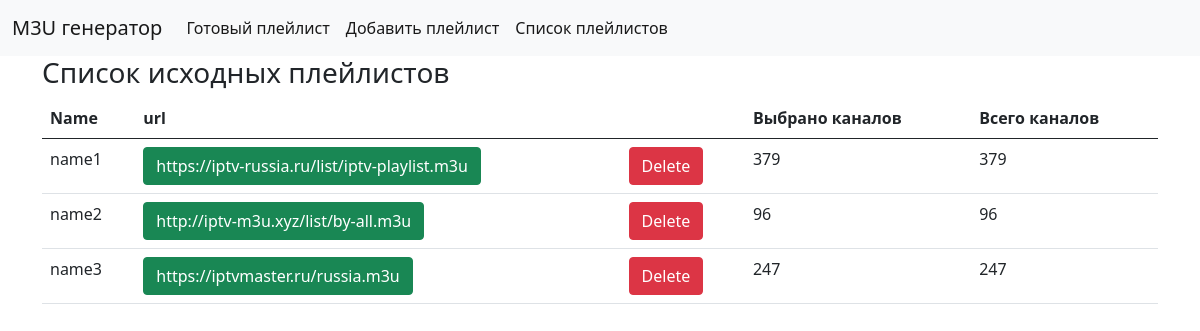
The page /list/ on the database as committed earlier.
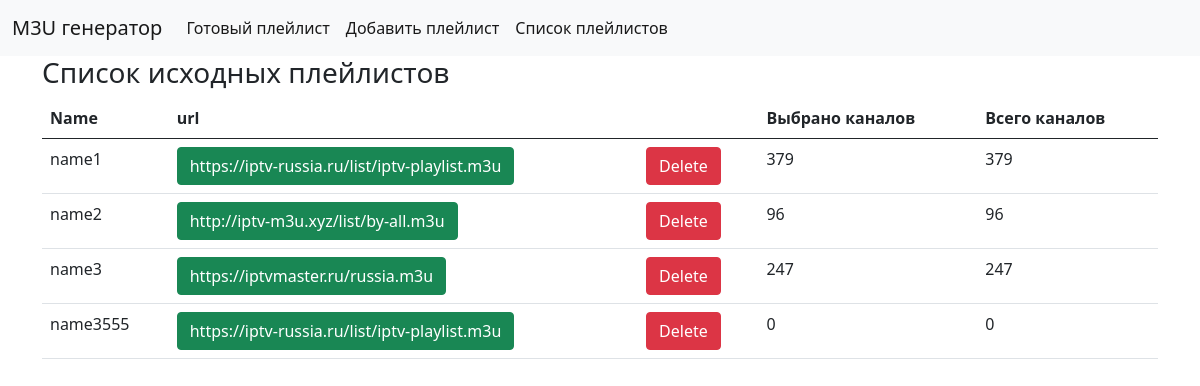
The same page on the database as committed later.
### m3uservers/models.py (models this page shows)
class ListServers(models.Model):
    idServer = models.IntegerField()
    nameServer = models.CharField(max_length=1024)
    urlServer = models.CharField(max_length=1024)
    contentm3u2 = models.CharField(max_length=50000, default='')

### m3uservers/views.py (the view)
# urls.py: path('list/', listM3U, name='listM3U'),
def listM3U(request): # Список исходных плейлистов
    serversList = ListServers.objects.all()
    serverList=[]
    for server in serversList:
        countAll = Canal.objects.filter(idm3u=server.idServer).count() # Количество каналов в списке
        countChecked = Canal.objects.filter(idm3u=server.idServer, checkedForOutput = True).count() # количество отмеченных каналов
        serverList.append([server.idServer,
                           server.nameServer,
                           server.urlServer,
                           countChecked,
                           countAll
                        ])
    context = {
        'serverList': serverList,
    }
    return render(request, 'm3uList.html', context)

### templates/m3uList.html (shortened to what this page needs)
{% extends 'base.html' %}
{% block content %}
<h3>Список исходных плейлистов</h3>
<table class="table">
    <thead>
        <tr>
            <th scope="col">Name</th>
            <th scope="col">url</th>
            <th scope="col"></th>
            <th scope="col">Выбрано каналов</th>
            <th scope="col">Всего каналов</th>
        </tr>
    </thead>
    <tbody>
        {% for server in serverList %}
        <tr>
            <td scope="row">{{ server.1 }}</td>
            <td scope="row">
                <form action="{% url 'updateList' server.0 %}" method="post">
                    <input class="btn btn-md btn-success" value="{{ server.2 }}" type="submit">
                </form>
            </td>
            <td scope="row">
                <a class="btn btn-md btn-danger" href="{% url 'delete' server.0 %}">Delete</a>
            </td>
            <td scope="row">{{ server.3 }}</td>
            <td scope="row">{{ server.4 }}</td>
        </tr>
        {% endfor %}
    </tbody>
</table>
{% endblock %}

### templates/base.html (shortened to what this page needs)
<!DOCTYPE html>
<html lang="en">
<head>
    <link href="https://cdn.jsdelivr.net/npm/bootstrap@5.0.1/dist/css/bootstrap.min.css" rel="stylesheet">
</head>
<body>
    <nav class="navbar navbar-expand-lg navbar-light bg-light">
        <div class="container-fluid">
            <a class="navbar-brand" href="">M3U генератор</a>
            <div class="collapse navbar-collapse" id="navbarSupportedContent">
                <ul class="navbar-nav me-auto mb-2 mb-lg-0">
                <li class="nav-item">
                    <a class="nav-link active" aria-current="page" href="{% url 'home' %}">Готовый плейлист</a>
                </li>
                <li class="nav-item">
                    <a class="nav-link active" aria-current="page" href="{% url 'uploadM3U' %}">Добавить плейлист</a>
                </li>
                <li class="nav-item">
                    <a class="nav-link active" aria-current="page" href="{% url 'listM3U' %}">Список плейлистов</a>
                </li>
            </div>
        </div>
    </nav>
    <div class="container">
        {% block content %}{% endblock %}
    </div>
</body>
</html>

Rows that differ between the two databases and show on the page:
added ListServers: nameServer "name3555", urlServer "https://iptv-russia.ru/list/iptv-playlist.m3u"
Other text that changed with them:
new list line: "Delete 0 0"
